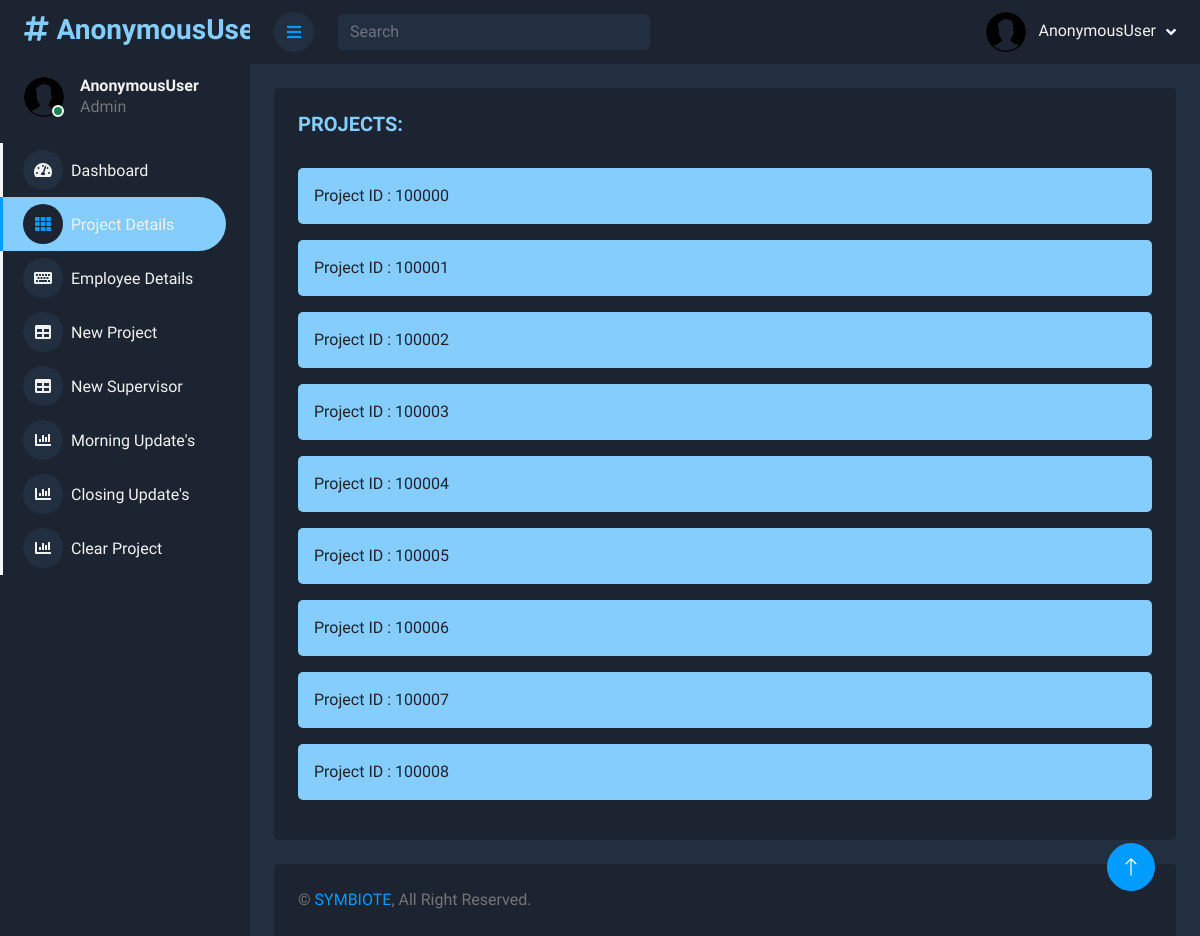
The app's page /project_details, older data.
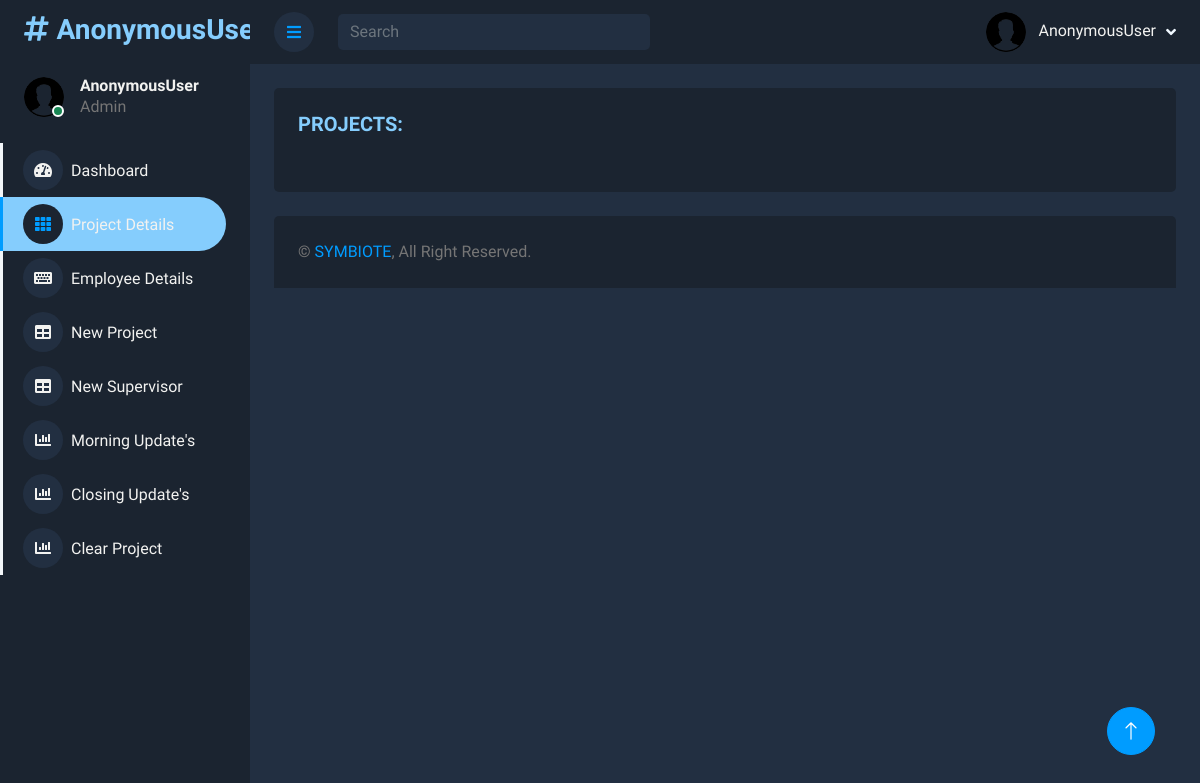
The same page, newer data.
### symbiote/models.py (models this page shows, shortened)
class project(models.Model):
    project_id=models.IntegerField()
    project_area=models.CharField(max_length=100)
    employee_required=models.IntegerField()
    status=models.CharField(max_length=100,default="Not Started")
    supervisor=models.CharField(max_length=100)
    phone_number=models.IntegerField()
    from_date=models.DateField()
    to_date=models.DateField()

### symbiote/views.py (the view)
# urls.py: path('project_details', views.project_details, name="project_details"),
def project_details(request):
    projects = project.objects.all()
    return render(request, 'symbiote/project_details.html', {'username': request.user, 'projects': projects})

### symbiote/templates/symbiote/project_details.html (shortened to what the changed rows need)
{% load static %}
<!DOCTYPE html>
<html lang="en">
<head>
    <link href="https://cdnjs.cloudflare.com/ajax/libs/font-awesome/5.10.0/css/all.min.css" rel="stylesheet">
    <link href="https://cdn.jsdelivr.net/npm/bootstrap-icons@1.4.1/font/bootstrap-icons.css" rel="stylesheet">
    <link href="{%  static 'symbiote/index_styles/lib/owlcarousel/assets/owl.carousel.min.css' %}" rel="stylesheet">
    <link href="{%  static 'symbiote/index_styles/lib/tempusdominus/css/tempusdominus-bootstrap-4.min.css' %}" rel="stylesheet" />
    <link href="{%  static 'symbiote/index_styles/css/bootstrap.min.css' %}" rel="stylesheet">
    <link href="{%  static 'symbiote/index_styles/css/style.css' %}" rel="stylesheet">
</head>
<body style="background: #1B2430">
    <div class="container-xxl position-relative d-flex p-0" >
        <div class="content">
            <div class="container-fluid pt-4 px-4">
                <div class="bg-light text-center rounded p-4">
                    <h5 style="color: #85CDFD;text-align: left;">
                        PROJECTS:
                    </h5>
                    <br>
                    {% for i in projects %}
                        <div class="alert alert-warning project_def">Project ID : {{ i.project_id }}</div>
                    {% endfor %}
                </div>
            </div>
        </div>
    </div>
</body>
</html>

Row changes from the older to the newer data that the page shows:
removed project: project_id "100000"
removed project: project_id "100001"
removed project: project_id "100002"
removed project: project_id "100003"
removed project: project_id "100004"
removed project: project_id "100005"
removed project: project_id "100006"
removed project: project_id "100007"
removed project: project_id "100008"
